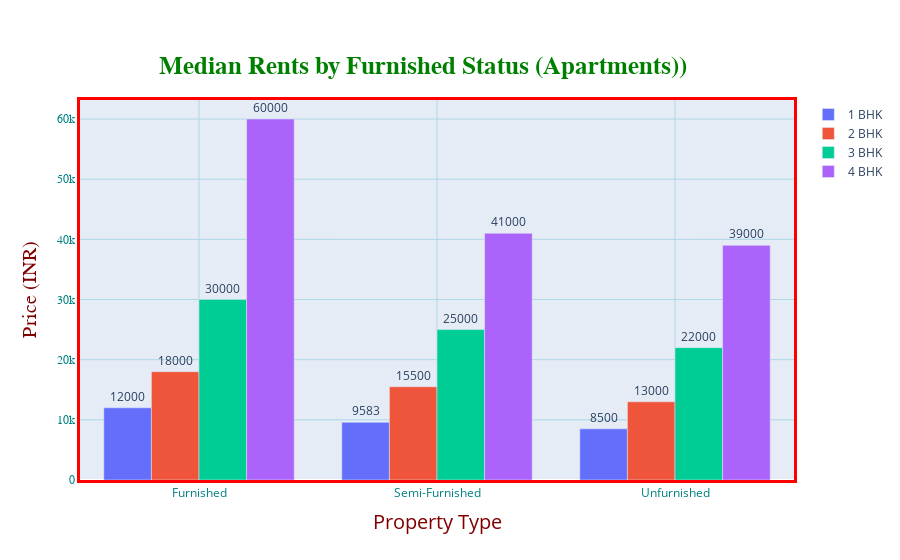

Write notebook code for a chart like this one.
### Code cell
df1 = df.loc[df['bedrooms']==2.0]
fur_grp = df1.groupby('furnish_status')
fur_rents = fur_grp['price'].median()
fur_rents = dict(fur_rents)
fur_types2 = list(fur_rents.keys())
fur_values2 = list(fur_rents.values())
fur_values2 = [int(i) for i in fur_values2]

df2 = df.loc[df['bedrooms']==3.0]
fur_grp = df2.groupby('furnish_status')
fur_rents = fur_grp['price'].median()
fur_rents = dict(fur_rents)
fur_types3 = list(fur_rents.keys())
fur_values3 = list(fur_rents.values())
fur_values3 = [int(i) for i in fur_values3]

df3 = df.loc[df['bedrooms']==4.0]
fur_grp = df3.groupby('furnish_status')
fur_rents = fur_grp['price'].median()
fur_rents = dict(fur_rents)
fur_types4 = list(fur_rents.keys())
fur_values4 = list(fur_rents.values())
fur_values4 = [int(i) for i in fur_values4]

df4 = df.loc[df['bedrooms']==1.0]
fur_grp = df4.groupby('furnish_status')
fur_rents = fur_grp['price'].median()
fur_rents = dict(fur_rents)
fur_types1 = list(fur_rents.keys())
fur_values1 = list(fur_rents.values())
fur_values1 = [int(i) for i in fur_values1]

fig = go.Figure(data=[
    go.Bar(name='1 BHK', x=fur_types1, y=fur_values1,text=fur_values1),
    go.Bar(name='2 BHK', x=fur_types2, y=fur_values2,text=fur_values2),
    go.Bar(name='3 BHK', x=fur_types3, y=fur_values3,text=fur_values3),
    go.Bar(name='4 BHK', x=fur_types4, y=fur_values4,text=fur_values4)
])
fig.update_layout(barmode='group')

fig.update_traces(textposition='outside')


fig.update_layout(title_text="<b>Median Rents by Furnished Status (Apartments))</b>",
                 title_font_size=25,
                 title_font_color='green',
                 title_font_family='Titillium Web',
                 title_x=0.47,
                 title_y=0.90,
                 title_xanchor='center',
                 title_yanchor='top',
                 yaxis={'categoryorder':'total ascending'}
                 )

fig.update_xaxes(
        color='teal',
        title_text='Property Type',
        title_font_family='Open Sans',
        title_font_size=20,
        title_font_color='maroon',
        title_standoff = 15,
        gridcolor='lightblue',
        tickmode='auto',
        linecolor='red',
        linewidth=3,
        mirror=True)

fig.update_yaxes(
        color='Teal',
        title_text='Price (INR)',
        title_font_family='Droid Sans',
        title_font_size=20,
        title_font_color='maroon',
        title_standoff = 15,
        tickfont_family='Arial',
        gridcolor='lightblue',
        linecolor='red',
        linewidth=3,
        mirror = True)
fig.show()

### Figure 1 — Plotly figure (JSON) as saved in the notebook; plotly's stock layout.template omitted (floating-point values rounded to 4 significant figures)
{"data": [{"name": "1 BHK", "text": ["12000", "9583", "8500"], "textposition": "outside", "type": "bar", "x": ["Furnished", "Semi-Furnished", "Unfurnished"], "y": [12000, 9583, 8500]}, {"name": "2 BHK", "text": ["18000", "15500", "13000"], "textposition": "outside", "type": "bar", "x": ["Furnished", "Semi-Furnished", "Unfurnished"], "y": [18000, 15500, 13000]}, {"name": "3 BHK", "text": ["30000", "25000", "22000"], "textposition": "outside", "type": "bar", "x": ["Furnished", "Semi-Furnished", "Unfurnished"], "y": [30000, 25000, 22000]}, {"name": "4 BHK", "text": ["60000", "41000", "39000"], "textposition": "outside", "type": "bar", "x": ["Furnished", "Semi-Furnished", "Unfurnished"], "y": [60000, 41000, 39000]}], "layout": {"barmode": "group", "title": {"font": {"color": "green", "family": "Titillium Web", "size": 25}, "text": "<b>Median Rents by Furnished Status (Apartments))</b>", "x": 0.47, "xanchor": "center", "y": 0.9, "yanchor": "top"}, "xaxis": {"color": "teal", "gridcolor": "lightblue", "linecolor": "red", "linewidth": 3, "mirror": true, "tickmode": "auto", "title": {"font": {"color": "maroon", "family": "Open Sans", "size": 20}, "standoff": 15, "text": "Property Type"}}, "yaxis": {"categoryorder": "total ascending", "color": "Teal", "gridcolor": "lightblue", "linecolor": "red", "linewidth": 3, "mirror": true, "tickfont": {"family": "Arial"}, "title": {"font": {"color": "maroon", "family": "Droid Sans", "size": 20}, "standoff": 15, "text": "Price (INR)"}}}}
